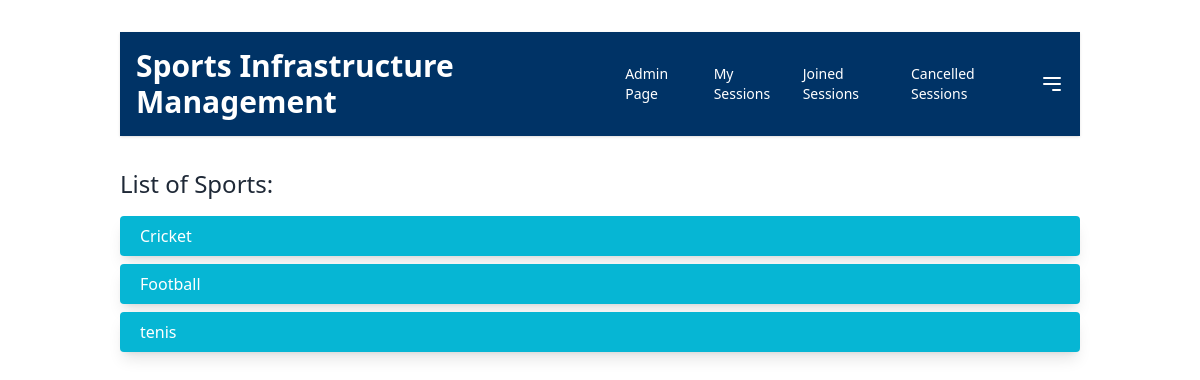
Before: /player (signed in) with the older database file.
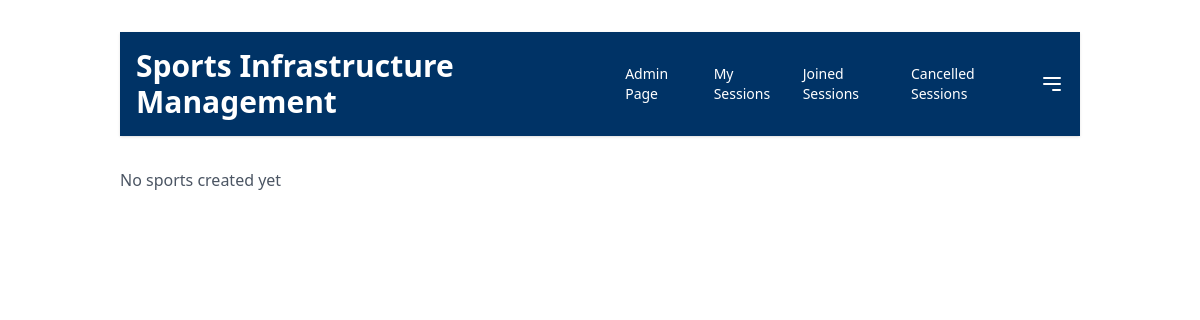
After: the same page with the newer database file.
### authentication/models.py (models this page shows, shortened)
class Sport(models.Model):
    id = models.IntegerField(primary_key=True)
    sport_name = models.CharField(max_length=100)

### authentication/views.py (the view)
# urls.py: path('player', views.player, name='player'),
@login_required
def player(request):
      csports = Sport.objects.all()
      sessions = Session.objects.all()
      return render(request, 'Player.html', {'csports': csports , 'sessions': sessions})

### templates/Player.html (shortened to what this page needs)
<!DOCTYPE html>
<html lang="en">
  <head>
    <script src="https://cdn.tailwindcss.com"></script>
  </head>
  <body class="bg-white text-gray-800">
    <div class="container mx-auto p-8">
      <nav class="navbar flex justify-between items-center p-4 shadow">
        <a href="/player" class="navbar-brand text-3xl font-bold text-white">Sports Infrastructure Management</a>
        <div class="navbar-links flex items-center space-x-4">
          {% if user.is_staff %}
          <a href="/organizor" class="text-sm text-white hover:text-gray-300 transition duration-300">Admin Page</a>
          <a href="/mysession" class="text-sm text-white hover:text-gray-300 transition duration-300">My Sessions</a>
          <a href="/joinedsessions" class="text-sm text-white hover:text-gray-300 transition duration-300">Joined Sessions</a>
          <a href="/cancel_sessions" class="text-sm text-white hover:text-gray-300 transition duration-300">Cancelled Sessions</a>
          {% endif %}
          <div class="relative">
            <svg
              xmlns="http://www.w3.org/2000/svg"
              class="h-6 w-6 cursor-pointer text-white"
              fill="none"
              viewBox="0 0 24 24"
              stroke="currentColor"
              onclick="toggleDropdown()">
              <path stroke-linecap="round" stroke-linejoin="round" stroke-width="2" d="M4 6h16M4 12h16m-7 6h7" />
            </svg>
          </div>
        </div>
      </nav>
      {% if csports %}
      <h2 class="text-2xl text-gray-800 mt-8 mb-4">List of Sports:</h2>
      <ul class="sports-list space-y-2">
        {% for sport in csports %}
        <li class="bg-cyan-500 text-white shadow-lg px-5 py-2 rounded hover:bg-cyan-600">
          <a href="{% url 'filtered_sessions' sport.id %}">{{ sport.sport_name }}</a>
        </li>
        {% endfor %}
      </ul>
      {% else %}
      <p class="text-gray-600 mt-8">No sports created yet</p>
      {% endif %}
    </div>
  </body>
</html>

Changed rows visible on the page:
removed Sport: sport_name "Cricket"
removed Sport: sport_name "Football"
removed Sport: sport_name "tenis"
Other visible differences:
text no longer shown: "List of Sports:"
text now shown: "No sports created yet"
